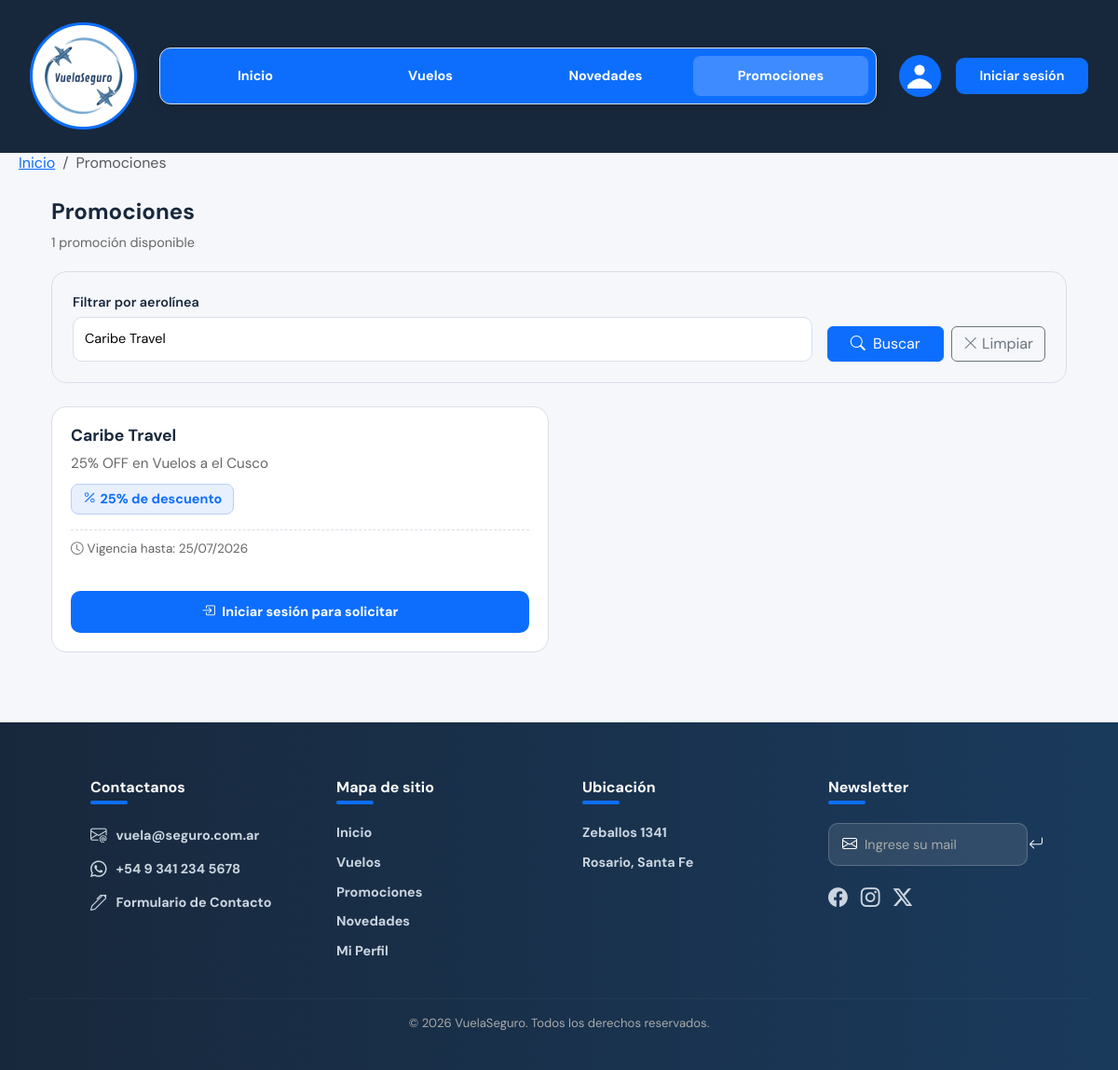
The page /PROMOCIONES/promociones.php?buscar=Caribe Travel on the database its author committed.
### tables this page shows
CREATE TABLE `promociones` (
  `codPromocion` int(11) NOT NULL,
  `descripcionPromocion` text NOT NULL,
  `descuentoPromocion` decimal(10,0) NOT NULL,
  `codAerolinea` int(11) DEFAULT NULL,
  `estadoPromocion` varchar(20) NOT NULL DEFAULT 'pendiente',
  `imagenPromocion` varchar(500) DEFAULT NULL,
  `vigenciaPromocion` date DEFAULT NULL,
  `codCEO` int(11) DEFAULT NULL
);

CREATE TABLE `aerolineas` (
  `codAerolinea` int(11) NOT NULL,
  `nombreAerolinea` varchar(100) NOT NULL,
  `codigoIATA` varchar(3) NOT NULL,
  `descripcionAerolinea` varchar(300) NOT NULL,
  `codigoPais` varchar(3) NOT NULL,
  `claveAerolinea` varchar(255) NOT NULL
);

### PROMOCIONES/promociones.php (the view, shortened to what this page needs)
<?php
include_once('../conexion.inc');
$tipoUsuario  = $_SESSION['tipoUsuario']  ?? 'no_registrado';
$esCEO     = ($tipoUsuario === 'CEO');
$porPagina    = 4;
$paginaActual = max(1, (int)($_GET['pagina'] ?? 1));
$busqueda     = mysqli_real_escape_string($link, trim($_GET['buscar'] ?? ''));
$whereBusq = $busqueda !== '' ? "AND a.nombreAerolinea LIKE '%$busqueda%'" : '';
$sqlTotal       = "SELECT COUNT(*) AS total FROM promociones p
                   LEFT JOIN aerolineas a ON p.codAerolinea = a.codAerolinea
                   WHERE p.estadoPromocion = 'aprobada' $whereBusq";
$resTotal       = mysqli_query($link, $sqlTotal);
$totalRegistros = $resTotal ? (int)mysqli_fetch_assoc($resTotal)['total'] : 0;
$totalPaginas   = max(1, ceil($totalRegistros / $porPagina));
$paginaActual   = min($paginaActual, $totalPaginas);
$offset         = ($paginaActual - 1) * $porPagina;
$resultPromos = mysqli_query($link,
    "SELECT p.*, a.nombreAerolinea FROM promociones p
     LEFT JOIN aerolineas a ON p.codAerolinea = a.codAerolinea
     WHERE p.estadoPromocion = 'aprobada' $whereBusq
     ORDER BY p.codPromocion DESC
     LIMIT $porPagina OFFSET $offset");
?>
<!DOCTYPE html>
<html lang="es">
<head>
    <link href="https://cdn.jsdelivr.net/npm/bootstrap@5.3.3/dist/css/bootstrap.min.css" rel="stylesheet"/>
    <link rel="stylesheet" href="https://cdn.jsdelivr.net/npm/bootstrap-icons@1.13.1/font/bootstrap-icons.min.css">
    <link href="../INDEX/estilos-globales.css" rel="stylesheet">
    <link rel="stylesheet" href="promociones.css">
</head>
<body>
<div class="header-wrapper">
  <nav class="navbar-custom">
    <div class="logo-wrap">
      <img src="../INDEX/logo-vuelaseguro.png" class="logo-vuela" alt="Logo VuelaSeguro">
    </div>
    <div class="nav-links">
      <a href="../INDEX/index.php">Inicio</a>
      <a href="../VUELOS/vuelos.php">Vuelos</a>
      <a href="../NOVEDADES/novedades.php"  >Novedades</a>
      <a href="../PROMOCIONES/promociones.php" class="active">Promociones</a>
    </div>
    <div class="nav-right">
      <?php if (!empty($_SESSION)): ?>
          <div class="foto-perfil">
              <svg width="26" height="40" viewBox="0 0 42 42" xmlns="http://www.w3.org/2000/svg">
                <circle cx="21" cy="10" r="9" fill="#ffffff"/>
                <path d="M -4 42 Q 21 7 46 42 Z" fill="#ffffff"/>
              </svg>
          </div>
        <span class="text-white me-2"><a href="../PERFIL/perfiles.php" style="text-decoration: none; color: white">Hola, <strong><?php echo htmlspecialchars($_SESSION['nombreUsuario']); ?><a></strong></span>
        <a href="../LOGIN/logout.php" class="btn-registro" style="text-decoration:none;background:#dc3545;">Cerrar sesion</a>
      <?php else: ?>
        <div class="foto-perfil">
          <svg width="26" height="40" viewBox="0 0 42 42" xmlns="http://www.w3.org/2000/svg">
            <circle cx="21" cy="10" r="9" fill="#ffffff"/>
            <path d="M -4 42 Q 21 7 46 42 Z" fill="#ffffff"/>
          </svg>
        </div>
        <?php if(empty($_SESSION)): ?>
          <a href="../LOGIN/login.php" class="btn-registro" style="text-decoration:none;">Iniciar sesión</a>
        <?php endif; ?>
      <?php endif; ?>
    </div>
  </nav>
  <nav aria-label="breadcrumb">
      <ol class="breadcrumb">
        <li class="breadcrumb-item"><a href="../INDEX/index.php">Inicio</a></li>
        <li class="breadcrumb-item active" aria-current="page">Promociones</li>
      </ol>
  </nav>
</div>
<main class="promociones-wrapper container mt-4 mb-5">
  <div class="promociones-header flex-wrap gap-2">
    <div>
      <h2>Promociones</h2>
      <p class="mb-0" style="color:var(--gris);font-size:.9rem;">
        <?= $totalRegistros ?> promoción<?= $totalRegistros !== 1 ? 'es' : '' ?> disponible<?= $totalRegistros !== 1 ? 's' : '' ?>
      </p>
    </div>
  </div>
  <div class="promociones-filtro">
    <form method="GET" action="promociones.php" class="d-flex gap-3 align-items-end flex-wrap">
      <div style="flex:1;min-width:200px;">
        <label class="form-label mb-1">Filtrar por aerolínea</label>
        <input type="text" name="buscar" class="filtro-input-promo"
               placeholder="Ej: Aerolíneas Argentinas"
               value="<?= htmlspecialchars($busqueda) ?>">
      </div>
      <div class="d-flex gap-2">
        <button type="submit" class="btn btn-primary px-4">
          <i class="bi bi-search me-1"></i> Buscar
        </button>
        <?php if ($busqueda !== ''): ?>
          <a href="promociones.php" class="btn btn-outline-secondary">
            <i class="bi bi-x-lg"></i> Limpiar
          </a>
        <?php endif; ?>
      </div>
    </form>
  </div>
  <?php if (!$resultPromos || mysqli_num_rows($resultPromos) === 0): ?>
    <div class="text-center py-5" style="color:var(--gris);">
      <i class="bi bi-tags fs-1 d-block mb-3"></i>
      <p class="fs-5">No hay promociones aprobadas<?= $busqueda ? ' para "' . htmlspecialchars($busqueda) . '"' : '' ?>.</p>
    </div>
  <?php else: ?>
    <div class="promociones-grid">
      <?php while ($promo = mysqli_fetch_assoc($resultPromos)):
      ?>
        <div class="promo-card">
          <div class="card-body">
            <h5 class="card-title"><?= htmlspecialchars($promo['nombreAerolinea'] ?? 'Sin aerolínea') ?></h5>
            <p class="card-text"><?= htmlspecialchars($promo['descripcionPromocion']) ?></p>
            <div class="promo-descuento">
              <i class="bi bi-percent me-1"></i>
              <?= number_format($promo['descuentoPromocion'], 0) ?>% de descuento
            </div>
            <?php if (!empty($promo['vigenciaPromocion'])): ?>
              <p class="promo-vigencia">
                <i class="bi bi-clock me-1"></i>Vigencia hasta: <?= date('d/m/Y', strtotime($promo['vigenciaPromocion'])) ?>
              </p>
            <?php endif; ?>
            <?php if ($tipoUsuario === 'no_registrado'): ?>
              <a href="../LOGIN/login.php" class="btn-solicitar">
                <i class="bi bi-box-arrow-in-right me-1"></i> Iniciar sesión para solicitar
              </a>
            <?php elseif ($esCEO): ?>
              <div class="mt-2">
                <?= estadoBadge($promo['estadoPromocion']) ?>
              </div>
            <?php endif; ?>
          </div>
        </div>
      <?php endwhile; ?>
    </div>
  <?php endif; ?>
</main>
<section class="footer-section">
  <footer>
    <div class="row">
      <div class="col">
        <h3><strong>Contactanos</strong><div class="subrayado"></div></h3>
        <ul>
          <li><i class="bi bi-envelope-at"></i><a href="mailto:vuela@seguro.com.ar">vuela@seguro.com.ar</a></li>
          <li><i class="bi bi-whatsapp"></i><a href="#">+54 9 341 234 5678</a></li>
          <li><i class="bi bi-pen"></i><a href="../CONTACTO/contacto.php">Formulario de Contacto</a></li>
        </ul>
      </div>
      <div class="col">
        <h3><strong>Mapa de sitio</strong><div class="subrayado"></div></h3>
        <ul>
          <li><a href="../INDEX/index.php">Inicio</a></li>
          <li><a href="../VUELOS/vuelos.php">Vuelos</a></li>
          <li><a href="promociones.php">Promociones</a></li>
          <li><a href="../NOVEDADES/novedades.php">Novedades</a></li>
	  <li><a href="">Mi Perfil</a></li>
        </ul>
      </div>
      <div class="col">
        <h3><strong>Ubicación</strong><div class="subrayado"></div></h3>
        <ul>
          <li><a href="https://maps.app.goo.gl/UvsGpUXHgk9GkpYP9" target="_blank">Zeballos 1341</a></li>
          <li><a href="https://maps.app.goo.gl/87YMeSLAp74gH9mc7" target="_blank">Rosario, Santa Fe</a></li>
        </ul>
      </div>
      <div class="col">
        <h3><strong>Newsletter</strong><div class="subrayado"></div></h3>
        <form>
          <i class="bi bi-envelope"></i>
          <input type="email" placeholder="Ingrese su mail">
          <button type="submit"><i class="bi bi-arrow-return-left"></i></button>
        </form>
        <div class="iconos-redes">
          <i class="bi bi-facebook"></i>
          <i class="bi bi-instagram"></i>
          <i class="bi bi-twitter-x"></i>
        </div>
      </div>
    </div>
    <hr>
    <p class="copyright">&copy; 2026 VuelaSeguro. Todos los derechos reservados.</p>
  </footer>
</section>
</body>
</html>

### INDEX/estilos-globales.css (style rules this page uses)
:root { --azul: #0d6efd; --azul-oscuro: #18283c; --gris: #666666; --gris-claro: #f5f7fb; --borde: #d9dee7; --blanco: #ffffff; --verde: #198754; --rojo: #dc3545; --naranja: #e07b00; }
* { margin: 0; padding: 0; box-sizing: border-box; }
body { font-family: 'DM Sans', sans-serif; background: var(--gris-claro); color: var(--azul-oscuro); }
.header-wrapper { background: var(--azul-oscuro); padding: 1.5rem 0 0 0; }
.navbar-custom { margin: 0 2rem; padding-bottom: 1.5rem; display: flex; align-items: center; gap: 1.5rem; }
.breadcrumb { justify-content: left; height: 1px; margin-left: 20px; color: black; }
.logo-wrap { width: 115px; height: 115px; border-radius: 50%; border: 3px solid var(--azul); background: var(--blanco); display: flex; align-items: center; justify-content: center; flex-shrink: 0; overflow: hidden; position: relative; }
.logo-vuela { width: 100%; height: 100%; object-fit: cover; }
.nav-links { background: var(--azul); border: 1px solid var(--borde); border-radius: 12px; padding: 0.5rem; display: flex; flex: 1; justify-content: space-between; box-shadow: 0 4px 15px rgba(0, 0, 0, 0.15); }
.nav-links a { font-weight: 700; flex: 1; text-align: center; color: var(--blanco); font-size: 0.9rem; padding: 0.7rem 0; border-radius: 8px; text-decoration: none; transition: all 0.2s; white-space: nowrap; }
.nav-links a.active { color: var(--blanco); background: rgba(255, 255, 255, 0.2); }
.nav-right { display: flex; align-items: center; gap: 1rem; flex-shrink: 0; }
.foto-perfil { width: 45px; height: 45px; border-radius: 50%; border: 2px solid var(--azul); background: var(--azul); display: flex; align-items: center; justify-content: center; cursor: pointer; flex-shrink: 0; overflow: hidden; }
.btn-registro { background: var(--azul); border: none; color: var(--blanco); border-radius: 9px; padding: 0.55rem 1.6rem; font-size: 0.9rem; font-weight: 600; white-space: nowrap; cursor: pointer; flex-shrink: 0; transition: all 0.2s; }
.footer-section { background: linear-gradient(to right, var(--azul-oscuro), #1a3a5c); color: var(--blanco); padding: 50px 30px 24px; margin-top: 50px; }
.footer-section footer .row { width: 90%; margin: auto; display: flex; flex-wrap: wrap; justify-content: space-between; gap: 30px; margin-bottom: 30px; }
.footer-section footer .col { flex-basis: 20%; min-width: 160px; padding: 10px; }
.footer-section h3 { font-size: 1rem; margin-bottom: 20px; color: var(--blanco); }
.footer-section .subrayado { width: 40px; height: 4px; background: var(--azul); border-radius: 3px; margin-top: 5px; }
.footer-section ul { list-style: none; padding: 0; margin: 0; display: flex; flex-direction: column; gap: 10px; }
.footer-section ul li { display: flex; align-items: center; gap: 10px; font-size: 0.9rem; }
.footer-section ul li a { font-weight: 700; color: #cbd5e0; text-decoration: none; transition: 0.2s; }
.footer-section ul li i { font-size: 1.1rem; color: #cbd5e0; }
.footer-section form { display: flex; align-items: center; gap: 8px; background: rgba(255, 255, 255, 0.1); border: 1px solid rgba(255, 255, 255, 0.2); border-radius: 10px; padding: 10px 14px; margin-bottom: 18px; }
.footer-section form i { font-size: 1rem; color: var(--blanco); }
.footer-section form input { background: transparent; border: none; outline: none; color: var(--blanco); font-family: 'DM Sans', sans-serif; font-size: 0.9rem; flex: 1; }
.footer-section form input::placeholder { color: #aaaaaa; }
.footer-section form button { background: transparent; border: none; color: var(--blanco); cursor: pointer; font-size: 1rem; }
.footer-section .iconos-redes { display: flex; gap: 14px; }
.footer-section .iconos-redes i { font-size: 1.3rem; color: #cbd5e0; cursor: pointer; transition: 0.2s; }
.footer-section hr { border: none; border-top: 1px solid rgba(255, 255, 255, 0.15); margin-bottom: 16px; }
.footer-section .copyright { text-align: center; font-size: 0.82rem; color: #aaaaaa; }

### rows shown on the page
promociones: aerolineas.nombreAerolinea "Caribe Travel", descripcionPromocion "25% OFF en Vuelos a el Cusco", descuentoPromocion "25", vigenciaPromocion "25/07/2026"

### other values the page prints
$totalRegistros "1"
